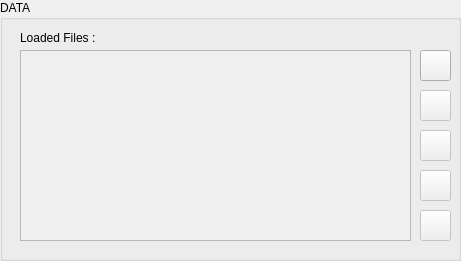
   <widget class="QGroupBox" name="groupBoxVisualization">
    <property name="geometry">
     <rect>
      <x>10</x>
      <y>10</y>
      <width>461</width>
      <height>261</height>
     </rect>
    </property>
    <property name="title">
     <string>DATA</string>
    </property>
    <widget class="QLabel" name="labelLoaded">
     <property name="geometry">
      <rect>
       <x>20</x>
       <y>30</y>
       <width>111</width>
       <height>16</height>
      </rect>
     </property>
     <property name="text">
      <string>Loaded Files :</string>
     </property>
    </widget>
    <widget class="QPushButton" name="pushButtonDelete">
     <property name="enabled">
      <bool>false</bool>
     </property>
     <property name="geometry">
      <rect>
       <x>420</x>
       <y>130</y>
       <width>31</width>
       <height>31</height>
      </rect>
     </property>
     <property name="toolTip">
      <string>close all files</string>
     </property>
     <property name="text">
      <string/>
     </property>
    </widget>
    <widget class="QListWidget" name="listWidgetLoadedMesh">
     <property name="enabled">
      <bool>false</bool>
     </property>
     <property name="geometry">
      <rect>
       <x>20</x>
       <y>50</y>
       <width>391</width>
       <height>191</height>
      </rect>
     </property>
     <property name="palette">
      <palette>
       <active>
        <colorrole role="Shadow">
         <brush brushstyle="SolidPattern">
          <color alpha="255">
           <red>134</red>
           <green>171</green>
           <blue>217</blue>
          </color>
         </brush>
        </colorrole>
       </active>
       <inactive>
        <colorrole role="Shadow">
         <brush brushstyle="SolidPattern">
          <color alpha="255">
           <red>134</red>
           <green>171</green>
           <blue>217</blue>
          </color>
         </brush>
        </colorrole>
       </inactive>
       <disabled>
        <colorrole role="Shadow">
         <brush brushstyle="SolidPattern">
          <color alpha="255">
           <red>134</red>
           <green>171</green>
           <blue>217</blue>
          </color>
         </brush>
        </colorrole>
       </disabled>
      </palette>
     </property>
     <property name="dragEnabled">
      <bool>false</bool>
     </property>
     <property name="dragDropMode">
      <enum>QAbstractItemView::NoDragDrop</enum>
     </property>
     <property name="selectionMode">
      <enum>QAbstractItemView::SingleSelection</enum>
     </property>
    </widget>
    <widget class="QPushButton" name="pushButtonDisplayAll">
     <property name="enabled">
      <bool>false</bool>
     </property>
     <property name="geometry">
      <rect>
       <x>420</x>
       <y>170</y>
       <width>31</width>
       <height>31</height>
      </rect>
     </property>
     <property name="toolTip">
      <string>display all files</string>
     </property>
     <property name="text">
      <string/>
     </property>
     <property name="autoDefault">
      <bool>false</bool>
     </property>
     <property name="default">
      <bool>false</bool>
     </property>
     <property name="flat">
      <bool>false</bool>
     </property>
    </widget>
    <widget class="QPushButton" name="pushButtonAdd">
     <property name="geometry">
      <rect>
       <x>420</x>
       <y>50</y>
       <width>31</width>
       <height>31</height>
      </rect>
     </property>
     <property name="toolTip">
      <string>add files</string>
     </property>
     <property name="text">
      <string/>
     </property>
    </widget>
    <widget class="QPushButton" name="pushButtonDeleteOne">
     <property name="enabled">
      <bool>false</bool>
     </property>
     <property name="geometry">
      <rect>
       <x>420</x>
       <y>90</y>
       <width>31</width>
       <height>31</height>
      </rect>
     </property>
     <property name="toolTip">
      <string>close selected file</string>
     </property>
     <property name="text">
      <string/>
     </property>
    </widget>
    <widget class="QPushButton" name="pushButtonHideAll">
     <property name="enabled">
      <bool>false</bool>
     </property>
     <property name="geometry">
      <rect>
       <x>420</x>
       <y>210</y>
       <width>31</width>
       <height>31</height>
      </rect>
     </property>
     <property name="toolTip">
      <string>hide all files</string>
     </property>
     <property name="text">
      <string/>
     </property>
     <property name="autoDefault">
      <bool>false</bool>
     </property>
     <property name="default">
      <bool>false</bool>
     </property>
     <property name="flat">
      <bool>false</bool>
     </property>
    </widget>
   </widget>
